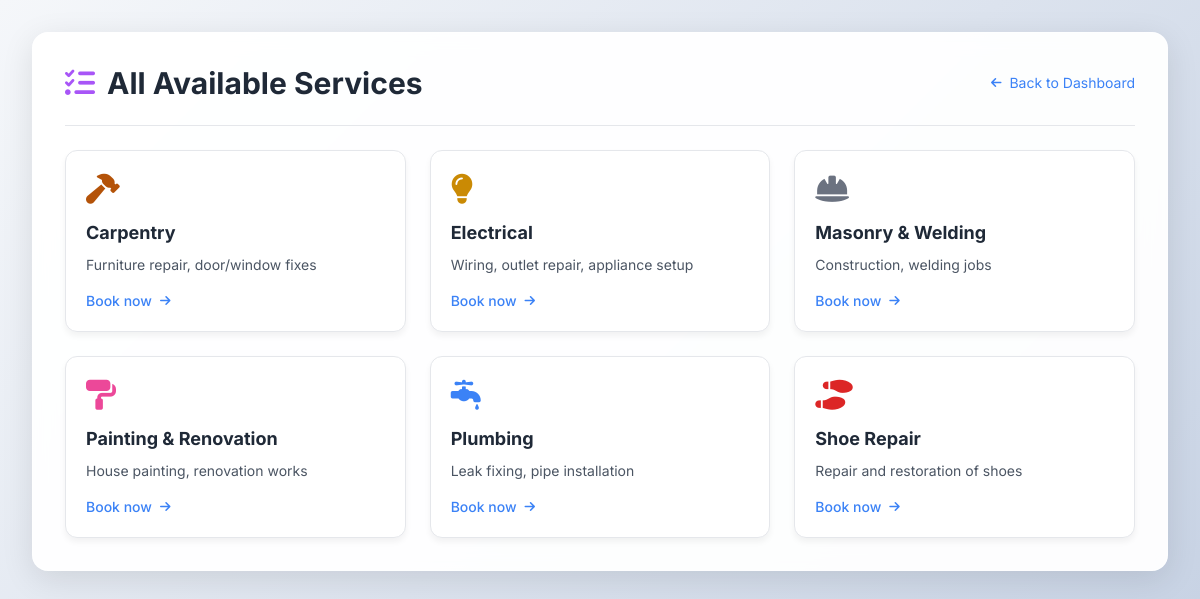
The app's page /content/browse_services.php with its own data.
### tables this page shows
CREATE TABLE `services` (
  `service_id` int(11) NOT NULL,
  `service_name` varchar(100) NOT NULL,
  `description` text DEFAULT NULL
);

### content/browse_services.php (the view, shortened to what this page needs)
<?php
require_once '../db.php';
function getServiceIcon($serviceName) {
    $name = strtolower($serviceName);
    if (strpos($name, 'plumbing') !== false || strpos($name, 'leak') !== false) {
        return 'fa-faucet-drip text-blue-500';
    } elseif (strpos($name, 'electrical') !== false || strpos($name, 'wiring') !== false) {
        return 'fa-lightbulb text-yellow-600';
    } elseif (strpos($name, 'carpentry') !== false || strpos($name, 'furniture') !== false) {
        return 'fa-hammer text-amber-700';
    } elseif (strpos($name, 'painting') !== false || strpos($name, 'renovation') !== false) {
        return 'fa-paint-roller text-pink-500';
    } elseif (strpos($name, 'masonry') !== false || strpos($name, 'welding') !== false || strpos($name, 'construction') !== false) {
        return 'fa-helmet-safety text-gray-500';
    } elseif (strpos($name, 'shoe') !== false || strpos($name, 'repair') !== false) {
        return 'fa-shoe-prints text-red-600';
    } else {
        return 'fa-screwdriver-wrench text-indigo-500';
    }
}
$services = [];
$sql = "SELECT service_id, service_name, description FROM services ORDER BY service_name";
$result = $conn->query($sql);
if ($result && $result->num_rows > 0) {
    while ($row = $result->fetch_assoc()) {
        $services[] = $row;
    }
}
$dashboard_link = 'dashboard.php';
?>
<!DOCTYPE html>
<html lang="en">
<head>
    <script src="https://cdn.tailwindcss.com"></script>
    <link rel="stylesheet" href="https://cdnjs.cloudflare.com/ajax/libs/font-awesome/6.4.0/css/all.min.css">
</head>
<body class="p-4 md:p-6 lg:p-8">
    <div class="max-w-7xl mx-auto">
        <div class="dashboard-card p-6 lg:p-8">
            <div class="flex flex-col sm:flex-row sm:items-center justify-between mb-6 pb-6 border-b border-gray-200">
                <h2 class="text-2xl lg:text-3xl font-bold text-gray-800 flex items-center">
                    <i class="fas fa-list-check text-purple-500 mr-3"></i>
                    All Available Services
                </h2>
                <a href="<?php echo $dashboard_link; ?>" class="text-sm text-blue-500 hover:text-blue-700 flex items-center mt-2 sm:mt-0">
                    <i class="fas fa-arrow-left mr-2 text-xs"></i>
                    Back to Dashboard
                </a>
            </div>
            <?php if (!empty($services)): ?>
                <div class="grid grid-cols-1 sm:grid-cols-2 lg:grid-cols-3 gap-6">
                    <?php foreach ($services as $service): ?>
                    <?php $icon_class = getServiceIcon($service['service_name']); ?>
                    <a href="serviceProvider.php?service_id=<?php echo $service['service_id']; ?>"
                       class="service-card p-5 block quick-action-modal"
                       data-title="<?php echo htmlspecialchars($service['service_name']); ?>">
                        <div class="mb-3">
                            <i class="fas <?php echo $icon_class; ?> text-3xl"></i>
                        </div>
                        <h3 class="font-bold text-lg text-gray-800"><?php echo htmlspecialchars($service['service_name']); ?></h3>
                        <p class="text-sm text-gray-600 mt-2 line-clamp-3"><?php echo htmlspecialchars($service['description']); ?></p>
                        <div class="flex items-center mt-4 text-sm text-blue-500 font-medium">
                            <span>Book now</span>
                            <i class="fas fa-arrow-right ml-2 text-xs"></i>
                        </div>
                    </a>
                    <?php endforeach; ?>
                </div>
            <?php endif; ?>
        </div>
    </div>
</body>
</html>

### content/browse_services.php (style rules this page uses)
:root { --primary: #4361ee; --secondary: #3f37c9; }
body { font-family: 'Inter', sans-serif; background: linear-gradient(135deg, #f5f7fa 0%, #c3cfe2 100%); min-height: 100vh; }
.dashboard-card { background: rgba(255, 255, 255, 0.95); backdrop-filter: blur(10px); border-radius: 16px; box-shadow: 0 8px 32px rgba(0, 0, 0, 0.1); border: 1px solid rgba(255, 255, 255, 0.5); }
.service-card { transition: all 0.3s ease; position: relative; overflow: hidden; background-color: #ffffff; border-radius: 12px; border: 1px solid #e5e7eb; box-shadow: 0 4px 6px rgba(0, 0, 0, 0.05); padding-top: 2rem; }
.service-card::before { content: ''; position: absolute; top: 0; left: 0; width: 5px; height: 0; background: linear-gradient(180deg, var(--primary) 0%, var(--secondary) 100%); transition: all 0.3s ease; }

### records on screen
services: service_name "Carpentry", description "Furniture repair, door/window fixes"
services: service_name "Electrical", description "Wiring, outlet repair, appliance setup"
services: service_name "Masonry & Welding", description "Construction, welding jobs"
services: service_name "Painting & Renovation", description "House painting, renovation works"
services: service_name "Plumbing", description "Leak fixing, pipe installation"
services: service_name "Shoe Repair", description "Repair and restoration of shoes"
